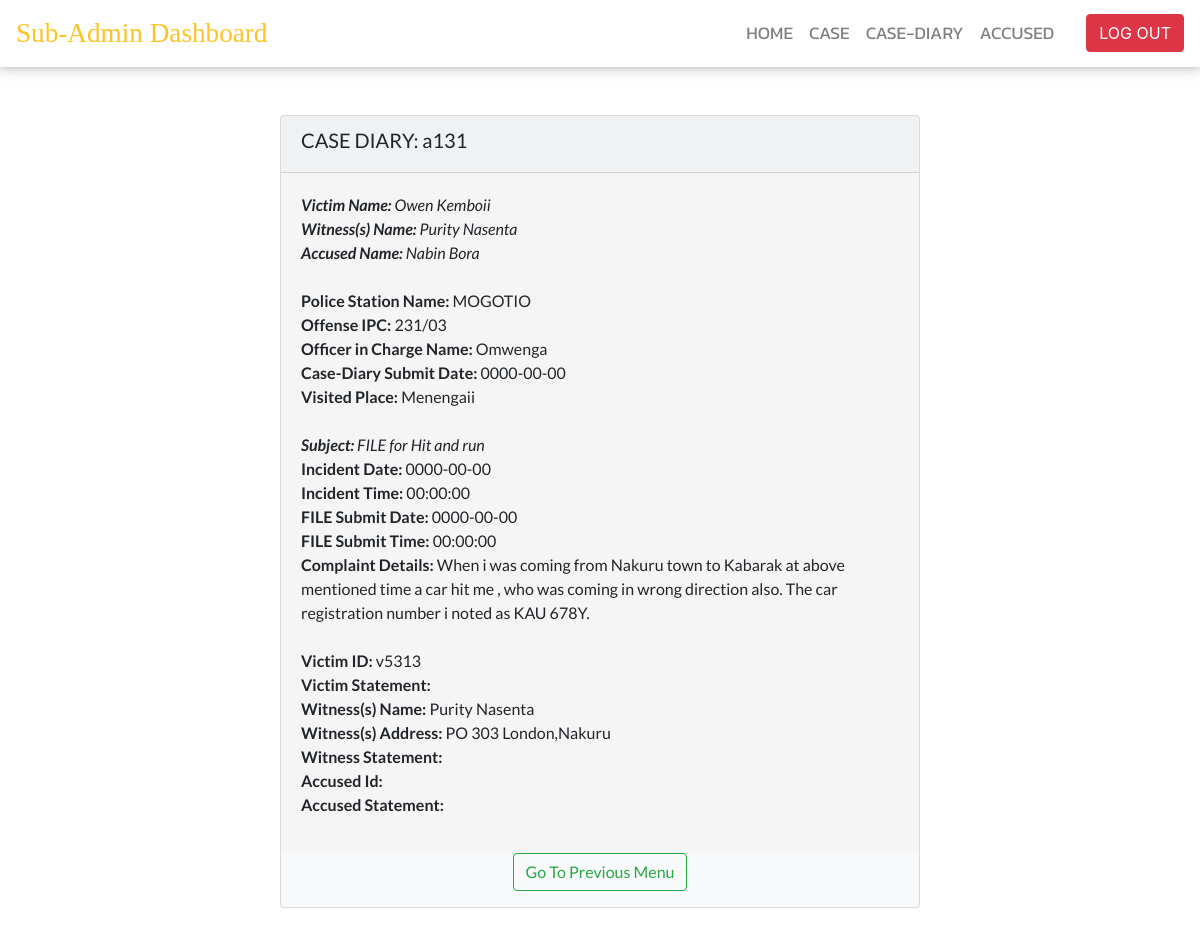
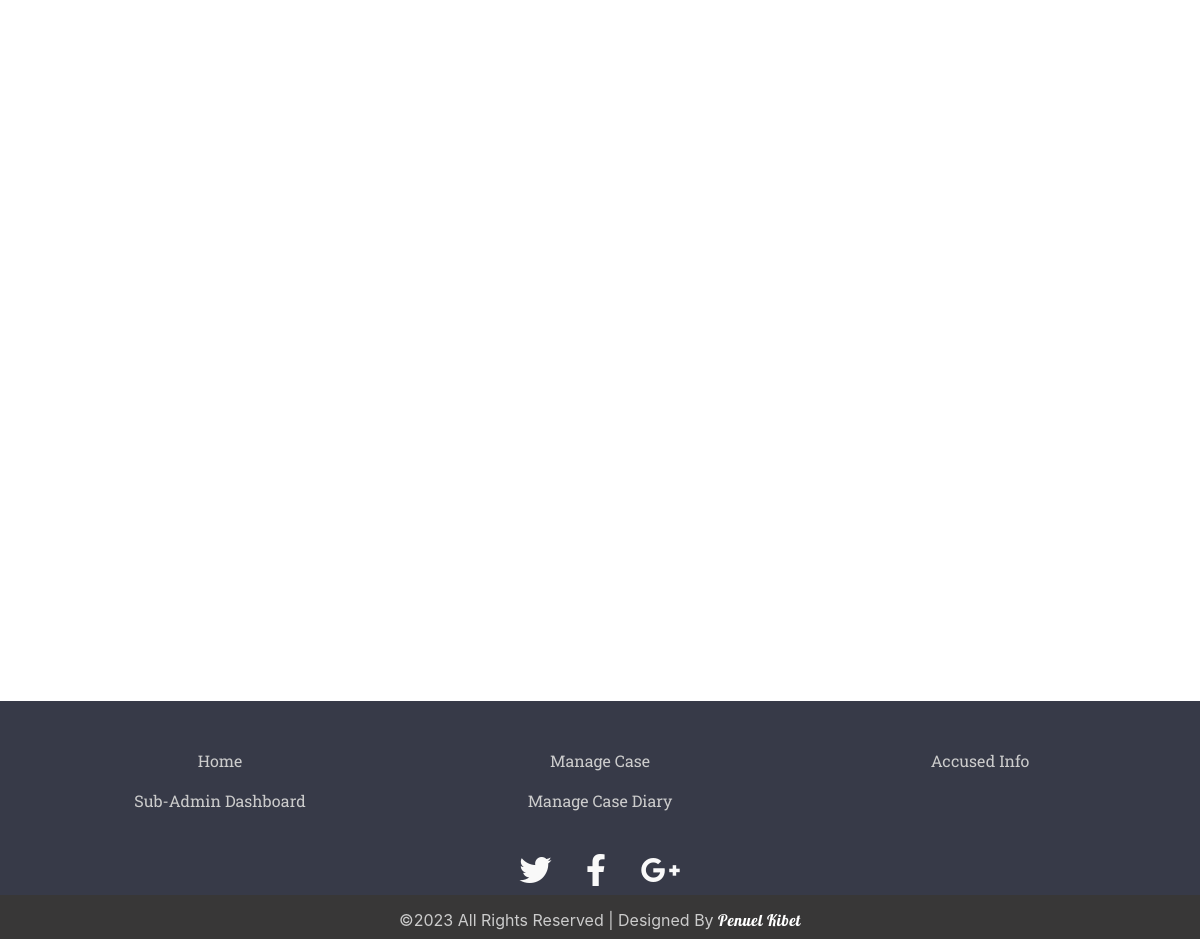
The page /dashboard/sub_admin_dashboard_menus/view_cd.php?edit=a131 on the database its author committed (2 pictures, top to bottom).
### tables this page shows
CREATE TABLE `case_diary` (
  `ps_name` varchar(200) NOT NULL,
  `fid` varchar(100) NOT NULL,
  `ioid` varchar(100) NOT NULL,
  `io_name` text NOT NULL,
  `cd_submit_date` date NOT NULL,
  `v_location` varchar(200) NOT NULL,
  `ipc` varchar(200) NOT NULL,
  `subject` varchar(500) NOT NULL,
  `i_date` date NOT NULL,
  `i_time` time NOT NULL,
  `f_date` date NOT NULL,
  `f_time` time NOT NULL,
  `c_details` varchar(500) NOT NULL,
  `vid` varchar(100) NOT NULL,
  `v_name` text NOT NULL,
  `v_statement` varchar(500) NOT NULL,
  `w_name` text NOT NULL,
  `w_address` varchar(200) NOT NULL,
  `w_statement` varchar(500) NOT NULL,
  `a_id` varchar(100) NOT NULL,
  `a_name` text NOT NULL,
  `a_statement` varchar(500) NOT NULL,
  `io_statement` varchar(500) NOT NULL,
  `case_status` varchar(500) NOT NULL
);

### dashboard/sub_admin_dashboard_menus/view_cd.php (the view, shortened to what this page needs)
<!DOCTYPE html>
<html>
<head>
	<link rel="stylesheet" href="https://use.fontawesome.com/releases/v5.8.1/css/all.css">
	<link rel="stylesheet" href="https://maxcdn.bootstrapcdn.com/bootstrap/4.0.0/css/bootstrap.min.css">
	<link rel="stylesheet" type="text/css" href="view_fir_style.css">
</head>
<body>
		<nav class="navbar navbar-expand-lg navbar-light sticky-top navbar-custom">
			<a class="navbar-brand" href="#">Sub-Admin Dashboard</a>
			<div class="collapse navbar-collapse" id="navbarSupportedContent">
				<ul class="navbar-nav mr-auto w-100 justify-content-end px-4">
					<li class="nav-item active"><a href="../sub_admin_dashboard.php" class="nav-link">HOME</a></li>
					<li class="nav-item"><a href="case_sa.php" class="nav-link">CASE</a></li>
					<li class="nav-item"><a href="cd_sa.php" class="nav-link">CASE-DIARY</a></li>
					<li class="nav-item"><a href="accused_sa.php" class="nav-link">ACCUSED</a></li>
				</ul>
				<a href="../../php/sub_admin_logout.php"><button type="button" class="btn btn-danger">LOG OUT</button></a>
			</div>
		</nav>
		<div class="content">
<?php
        include("connectioni.php");
        $edit_record = $_GET['edit'];
       $rs=mysqli_query($con,"SELECT * FROM `case_diary` WHERE fid='$edit_record'");
		while($row=mysqli_fetch_array($rs))
			{
  		$ps_name = $row[0];
		$fid = $row[1];
		$io_name =$row[3];
		$cd_submit_date = $row[4];
		$v_location = $row[5];
		$ipc = $row[6];
		$subject = $row[7];
		$i_date =$row[8];
		$i_time =$row[9];
		$f_date =$row[10];
		$f_time =$row[11];
		$c_details = $row[12];
		$vid = $row[13];
		$v_name = $row[14];
		$v_statement =$row[15];
		$w_name = $row[16];
		$w_address = $row[17];
		$w_statement = $row[18];
		$a_id = $row[19];
		$a_name = $row[20];
		$a_statement = $row[21];
?>
			<div class="card bg-light mx-auto my-5 " style="max-width: 40rem;">
				<div class="card-header align-middle ">
					<h5>CASE DIARY: <?php echo $fid;  ?></h5>
				</div>
				<div class="card-body">
					<p>
				<i><b>Victim Name:</b> <?php echo $v_name;  ?><br>
				<b>Witness(s) Name:</b> <?php echo $w_name;  ?><br>
				<b>Accused Name:</b> <?php echo $a_name;  ?></i><br><br>
				<b>Police Station Name:</b> <?php echo $ps_name;  ?><br>
				<b>Offense IPC:</b> <?php echo $ipc;  ?><br>
				<b>Officer in Charge Name:</b> <?php echo $io_name;  ?><br>
				<b>Case-Diary Submit Date:</b> <?php echo $cd_submit_date;  ?><br>
				<b>Visited Place:</b> <?php echo $v_location;  ?><br><br>
				<i><b>Subject:</b> <?php echo $subject;  ?><br></i>
				<b>Incident Date:</b> <?php echo $i_date;  ?><br>
				<b>Incident Time:</b> <?php echo $i_time;  ?><br>
				<b> FILE Submit Date:</b> <?php echo $f_date;  ?><br>
				<b> FILE Submit Time:</b> <?php echo $f_time;  ?><br>
				<b> Complaint Details:</b> <?php echo $c_details;  ?><br><br>
				<b>Victim ID:</b> <?php echo $vid;  ?><br>
				<b>Victim Statement:</b> <?php echo $v_statement;  ?><br>
				<b>Witness(s) Name:</b> <?php echo $w_name;  ?><br>
				<b> Witness(s) Address:</b> <?php echo $w_address;  ?><br>
				<b>Witness Statement:</b> <?php echo $w_statement;  ?><br>
				<b>Accused Id:</b> <?php echo $a_id;  ?><br>
				<b>Accused Statement:</b> <?php echo $a_statement;  ?><br>
				    </p>
				</div>
				<p class="float-right text-center">
						<a href="cd_sa.php"><button type="button" class="btn btn-outline-success" >Go To Previous Menu</button></a>
					</p>
			</div>
		<?php } ?>
		</div>
		<footer id="site-footer">
			<div class="container">
				<div class="row text-center custom-list">
					<div class="col-sm-4">
						<ul class="list-unstyled">
						<li><a href="../../index.php" class="nav-link">Home</a></li>
						<li><a href="../sub_admin_dashboard.php" class="nav-link">Sub-Admin Dashboard</a></li>
					</ul>
					</div>
					<div class="col-sm-4">
						<ul class="list-unstyled">
							<li><a href="case_sa.php" class="nav-link">Manage Case</a></li>
							<li><a href="cd_sa.php" class="nav-link">Manage Case Diary</a></li>
						</ul>
					</div>
					<div class="col-sm-4">
						<ul class="list-unstyled">
							<li><a href="accused_sa.php" class="nav-link">Accused Info</a></li>
						</ul>
					</div>
				</div>
			</div>
			<div class="social-networks">
				<a href="https://www.twitter.com/ocms" class="twitter"><i class="fab fa-twitter"></i></a>
				<a href="https://www.facebook.com/ocms" class="facebook"><i class="fab fa-facebook-f"></i></a>
				<a href="mailto:ocms@gmail.com?subject=Mail from Our Site" class="google"><i class="fab fa-google-plus-g"></i></a>
			</div>
			<div class="footer-copyright">
            	<p>&copy;2023 All Rights Reserved | Designed By <a href="https://www.linkedin.com/in/manashjb/"><span>Penuel Kibet</span></a> </p>
        	</div>
		</footer>
</body>
</html>

### dashboard/sub_admin_dashboard_menus/view_fir_style.css (style rules this page uses)
body { background: #ffff; min-height: 100%; padding-bottom: 20vh; position: relative; }
.navbar-custom { background: #ffff; -webkit-box-shadow:0 -0.4rem 0.9rem 0.2rem rgba(0,0,0,.5); -moz-box-shadow: -0.4rem 0.9rem 0.2rem rgba(0,0,0,.5):; box-shadow:0 -0.4rem 0.9rem 0.2rem rgba(0,0,0,.5); }
#navbarSupportedContent li a { color: grey; font-family: 'Kanit', sans-serif; font-size: 1.1em; }
.navbar-brand { color: #ffc324 !important; font-family: 'Cinzel', serif; font-size: 1.7em; }
.content { position:relative; padding-bottom: 20vh; font-family: 'Lato', sans-serif; }
#site-footer { background-color: #373a48; color:white; height: 200px; position: absolute; left: 0 ; right: 0; bottom: 0; margin-bottom: -30vh; }
#site-footer .custom-list { margin-top: 40px; color: #fff !important; }
#site-footer li a { color: #ccc; font-family: 'Roboto Slab', serif; }
#site-footer .social-networks { text-align: center; padding-top: 10px; padding-bottom: 0; }
#site-footer .social-networks a { margin-right: 5px; margin-left: 5px; font-size: 32px; color: #f9f9f9; padding: 10px; transition: 0.2s; }
#site-footer .footer-copyright { background-color: #383737; padding-top:3px; padding-bottom:3px; text-align: center; }
#site-footer .footer-copyright p { margin:10px; color: #ccc; }
#site-footer span { font-family: 'Lobster', cursive; letter-spacing: 0.5px; color: #fff; }
.card-body { background: #f5f5f5; }

### rows shown on the page
case_diary: fid "a131", v_name "Owen Kemboii", w_name "Purity Nasenta", a_name "Nabin Bora", ps_name "MOGOTIO", ipc "231/03", io_name "Omwenga", cd_submit_date "0000-00-00", v_location "Menengaii", subject "FILE for Hit and run", i_date "0000-00-00", i_time "00:00:00", f_date "0000-00-00", f_time "00:00:00", c_details "When i was coming from Nakuru town to Kabarak at above mentioned time a car hit me , who was coming in wrong direction also. The car registration number i noted as KAU 678Y.", vid "v5313", w_address "PO 303 London,Nakuru"
